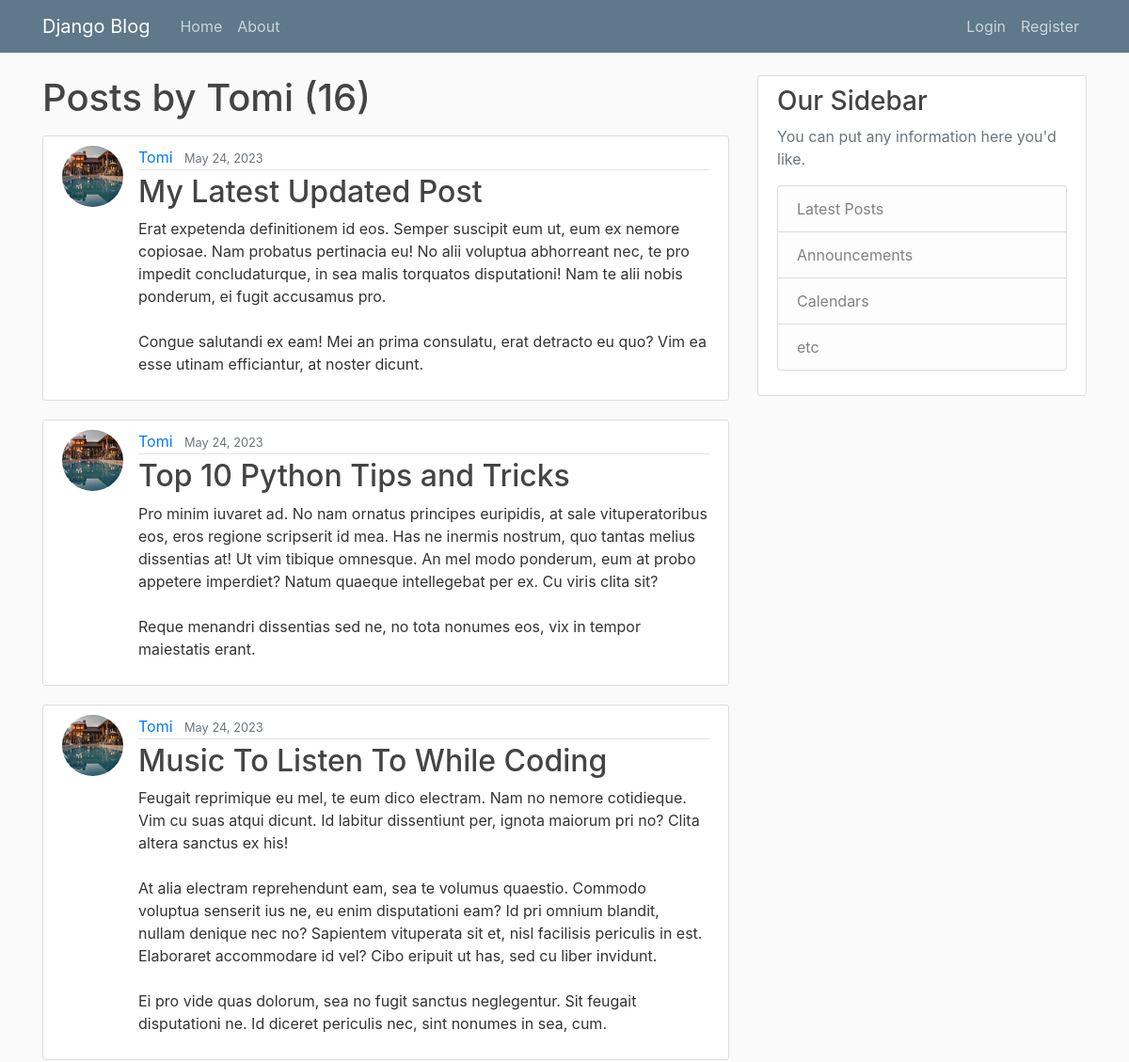
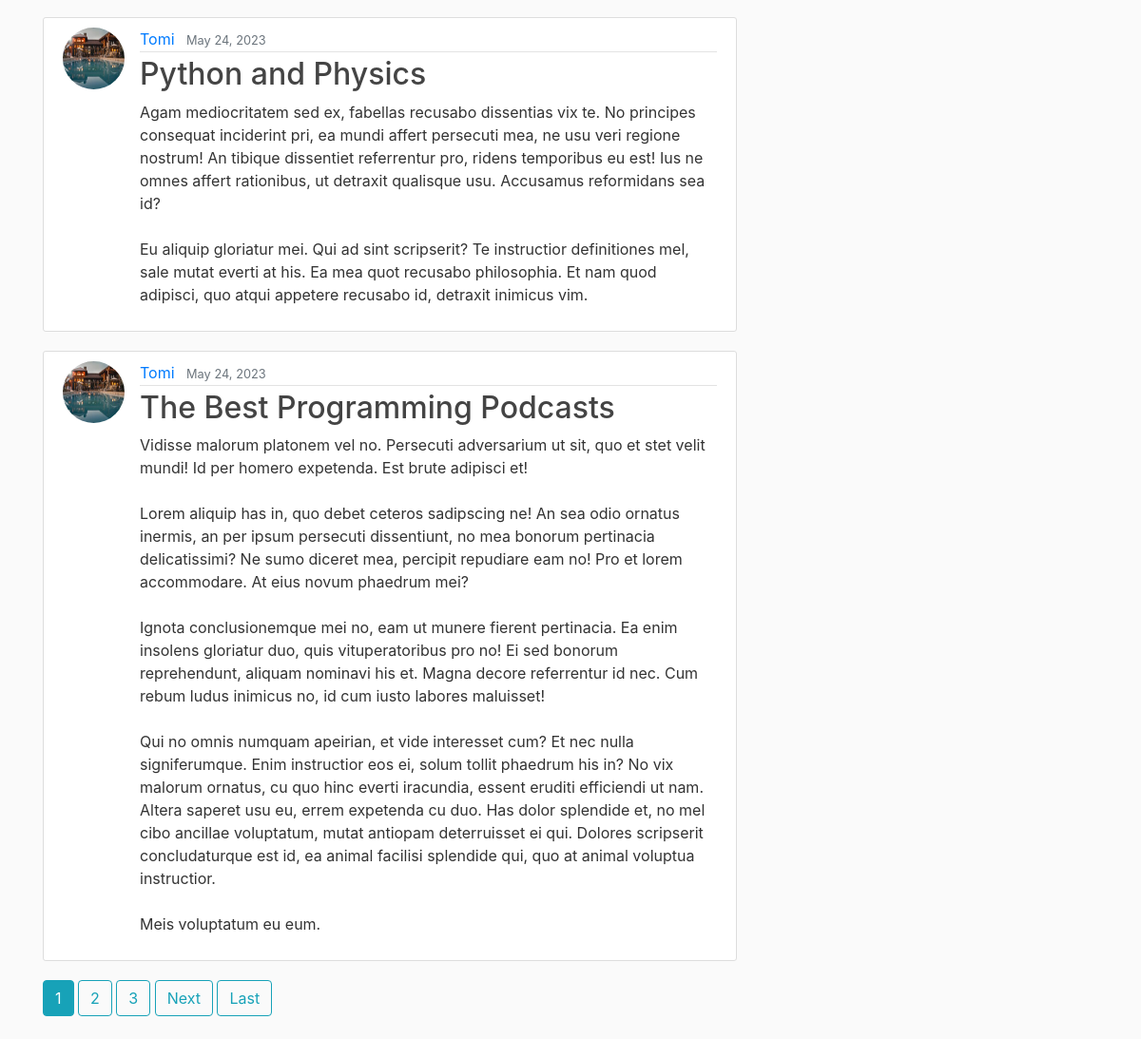
Page /user/Tomi on the committed database (2 pictures, top to bottom).
### blogapp/models.py (models this page shows, shortened)
class Post(models.Model):
    title = models.CharField(max_length=100)
    content = models.TextField()
    date_posted = models.DateTimeField(default=timezone.now)
    author = models.ForeignKey(User, on_delete=models.CASCADE)

### users/models.py (models this page shows, shortened)
class Profile(models.Model):
    user = models.OneToOneField(User, on_delete=models.CASCADE)
    image = models.ImageField(default='default.jpg', upload_to='profile_pics')

### blogapp/views.py (the view)
# urls.py: path('user/<str:username>', UserPostListView.as_view(), name='user-posts'),
class UserPostListView(ListView):
    model = Post
    template_name = 'blogapp/user_posts.html'
    context_object_name = 'posts'
    paginate_by = 5
    def get_queryset(self):
        user = get_object_or_404(User, username=self.kwargs.get('username'))
        return Post.objects.filter(author=user).order_by('-date_posted')

### blogapp/templates/blogapp/user_posts.html (shortened to what this page needs)
{% extends 'blogapp/base.html' %}
{% block content %}
    <h1 class="mb-3">Posts by {{ view.kwargs.username }} ({{ page_obj.paginator.count }})</h1>
    {% for post in posts%}
    <article class="media content-section">
      <img class="rounded-circle article-img" src="{{ post.author.profile.image.url }}">
        <div class="media-body">
          <div class="article-metadata">
            <a class="mr-2" href="{% url 'user-posts' post.author.username %}">{{ post.author }}</a>
            <small class="text-muted">{{ post.date_posted|date:"F d, Y" }}</small>
          </div>
          <h2><a class="article-title" href="{% url 'detail' post.id %}">{{ post.title }}</a></h2>
          <p class="article-content">{{ post.content }}</p>
        </div>
      </article>
    {% endfor %}
    {% if is_paginated %}
      {% for num in page_obj.paginator.page_range %}
        {% if page_obj.number == num %}
          <a class="btn btn-info mb-4" href="?page={{ num }}">{{ num }}</a>
        {% elif num > page_obj.number|add:'-3' and num < page_obj.number|add:'3' %}
        <a class="btn btn-outline-info mb-4" href="?page={{ num }}">{{ num }}</a>
        {% endif %}
      {% endfor %}
      {% if page_obj.has_next %}
      <a class="btn btn-outline-info mb-4" href="?page={{ page_obj.next_page_number }}">Next</a>
      <a class="btn btn-outline-info mb-4" href="?page={{ page_obj.paginator.num_pages }}">Last</a>
      {% endif %}
    {% endif %}
{% endblock %}

### blogapp/static/blogapp/main.css (style rules this page uses)
body { background: #fafafa; color: #333333; margin-top: 5rem; }
h1, h2, h3, h4, h5, h6 { color: #444444; }
.content-section { background: #ffffff; padding: 10px 20px; border: 1px solid #dddddd; border-radius: 3px; margin-bottom: 20px; }
.article-title { color: #444444; }
.article-content { white-space: pre-line; }
.article-img { height: 65px; width: 65px; margin-right: 16px; }
.article-metadata { padding-bottom: 1px; margin-bottom: 4px; border-bottom: 1px solid #e3e3e3 }

### rows in the picture
Post: author.profile.image (picture), author "Tomi", date_posted "May 24, 2023", title "My Latest Updated Post", content "Erat expetenda definitionem id eos. Semper suscipit eum ut, eum ex nemore copiosae. Nam probatus pertinacia eu! No alii voluptua abhorreant nec, te pro impedit concludaturque, in sea malis torquatos disputationi! Nam te alii nobis ponderum, ei fugit accusamus pro. Congue salutandi ex eam! Mei an prima consulatu, erat detracto eu quo? Vim ea esse utinam efficiantur, at noster dicunt."
Post: author.profile.image (picture), author "Tomi", date_posted "May 24, 2023", title "Top 10 Python Tips and Tricks", content "Pro minim iuvaret ad. No nam ornatus principes euripidis, at sale vituperatoribus eos, eros regione scripserit id mea. Has ne inermis nostrum, quo tantas melius dissentias at! Ut vim tibique omnesque. An mel modo ponderum, eum at probo appetere imperdiet? Natum quaeque intellegebat per ex. Cu viris clita sit? Reque menandri dissentias sed ne, no tota nonumes eos, vix in tempor maiestatis erant."
Post: author.profile.image (picture), author "Tomi", date_posted "May 24, 2023", title "Music To Listen To While Coding", content "Feugait reprimique eu mel, te eum dico electram. Nam no nemore cotidieque. Vim cu suas atqui dicunt. Id labitur dissentiunt per, ignota maiorum pri no? Clita altera sanctus ex his! At alia electram reprehendunt eam, sea te volumus quaestio. Commodo voluptua senserit ius ne, eu enim disputationi eam? Id pri omnium blandit, nullam denique nec no? Sapientem vituperata sit et, nisl facilisis periculis in est. Elaboraret accommodare id vel? Cibo eripuit ut has, sed cu liber invidunt. Ei pro vide quas dolorum, sea no fugit sanctus neglegentur. Sit feugait disputationi ne. Id diceret periculis nec, sint nonumes in sea, cum."
Post: author.profile.image (picture), author "Tomi", date_posted "May 24, 2023", title "Python and Physics", content "Agam mediocritatem sed ex, fabellas recusabo dissentias vix te. No principes consequat inciderint pri, ea mundi affert persecuti mea, ne usu veri regione nostrum! An tibique dissentiet referrentur pro, ridens temporibus eu est! Ius ne omnes affert rationibus, ut detraxit qualisque usu. Accusamus reformidans sea id? Eu aliquip gloriatur mei. Qui ad sint scripserit? Te instructior definitiones mel, sale mutat everti at his. Ea mea quot recusabo philosophia. Et nam quod adipisci, quo atqui appetere recusabo id, detraxit inimicus vim."
Post: author.profile.image (picture), author "Tomi", date_posted "May 24, 2023", title "The Best Programming Podcasts", content "Vidisse malorum platonem vel no. Persecuti adversarium ut sit, quo et stet velit mundi! Id per homero expetenda. Est brute adipisci et! Lorem aliquip has in, quo debet ceteros sadipscing ne! An sea odio ornatus inermis, an per ipsum persecuti dissentiunt, no mea bonorum pertinacia delicatissimi? Ne sumo diceret mea, percipit repudiare eam no! Pro et lorem accommodare. At eius novum phaedrum mei? Ignota conclusionemque mei no, eam ut munere fierent pertinacia. Ea enim insolens gloriatur duo, quis vituperatoribus pro no! Ei sed bonorum reprehendunt, aliquam nominavi his et. Magna decore referrentur id nec. Cum rebum ludus inimicus no, id cum iusto labores maluisset! Qui no omnis numquam…"

### other values in the picture
{{ view.kwargs.username }} "Tomi"
{{ page_obj.paginator.count }} "16"
{{ num }} "1"
{{ num }} "2" "3"
